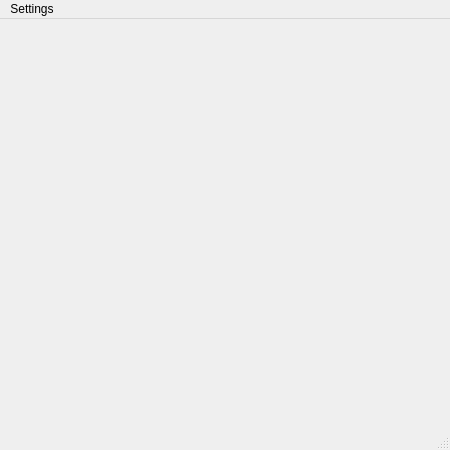
<?xml version="1.0" encoding="UTF-8"?>
<ui version="4.0">
 <class>MainWindow</class>
 <widget class="QMainWindow" name="MainWindow">
  <property name="geometry">
   <rect>
    <x>0</x>
    <y>0</y>
    <width>450</width>
    <height>450</height>
   </rect>
  </property>
  <property name="windowTitle">
   <string>MainWindow</string>
  </property>
  <widget class="QWidget" name="centralwidget">
   <layout class="QGridLayout" name="gridLayout_2"/>
  </widget>
  <widget class="QMenuBar" name="menubar">
   <property name="geometry">
    <rect>
     <x>0</x>
     <y>0</y>
     <width>450</width>
     <height>22</height>
    </rect>
   </property>
   <widget class="QMenu" name="menuSettings">
    <property name="title">
     <string>Settings</string>
    </property>
    <addaction name="actionNew_Game"/>
    <addaction name="actionExit"/>
   </widget>
   <addaction name="menuSettings"/>
  </widget>
  <widget class="QStatusBar" name="statusbar"/>
  <action name="actionNew_Game">
   <property name="text">
    <string>New Game</string>
   </property>
  </action>
  <action name="actionExit">
   <property name="text">
    <string>Exit</string>
   </property>
  </action>
 </widget>
 <resources/>
 <connections/>
</ui>
